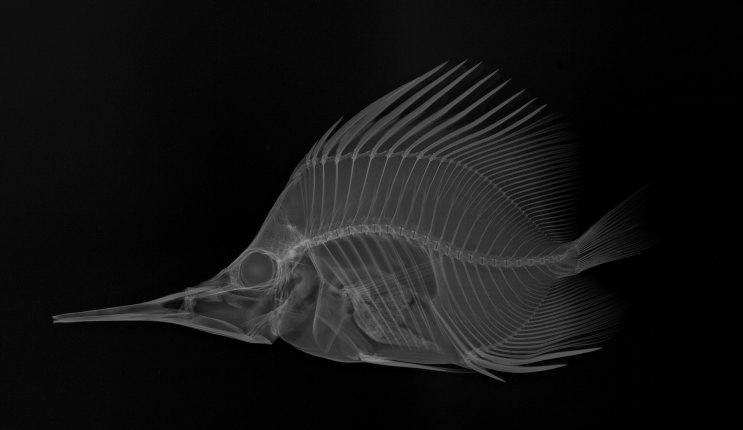
#> input picture OPEN CV/pythonProject/6.Gamma/6-2.jpg, 743 x 430 px
$ python 'gamma adjust.py'
#> lines starting #> are read from the running program, lines starting #| are printed output that depends on the picture
import cv2
import numpy as np
def Gammaadjust(image,gamma_point):
    temporaryimage = np.zeros_like(image)
    for i in range(len(image)):
        temporaryimage[i]=(image[i]/255.0)**(gamma_point)*255
    return temporaryimage


image = cv2.imread("6-2.jpg")
#> image is the input picture: shape (430, 743, 3); min 0, max 153, mean 19.6
gray = cv2.cvtColor(image,cv2.COLOR_BGR2GRAY)


gamma = 2.2
cv2.imshow("gray",gray)
gammaimage0 = Gammaadjust(gray,gamma)
#> after the loop in Gammaadjust, `for i in range(len(image)):`:
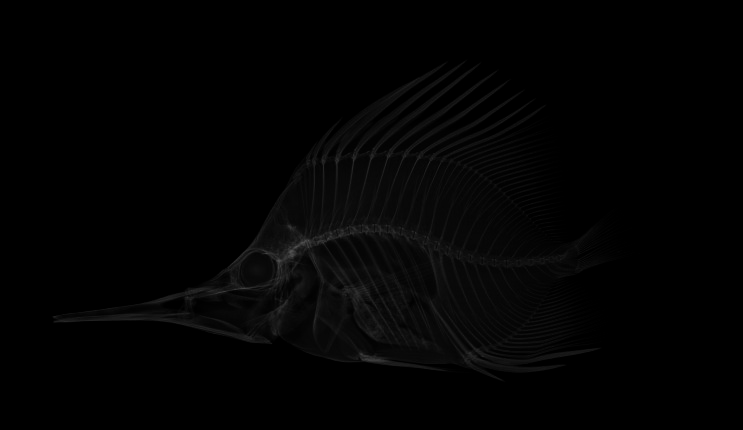
#> temporaryimage: shape (430, 743); min 0, max 82, mean 2.9
cv2.imshow("gammaimage0",gammaimage0)
gammaimage1 = Gammaadjust(gray,0.5)
#> call 2 of Gammaadjust, with gamma_point = 0.5
#> after the loop in Gammaadjust (call 2), `for i in range(len(image)):`:
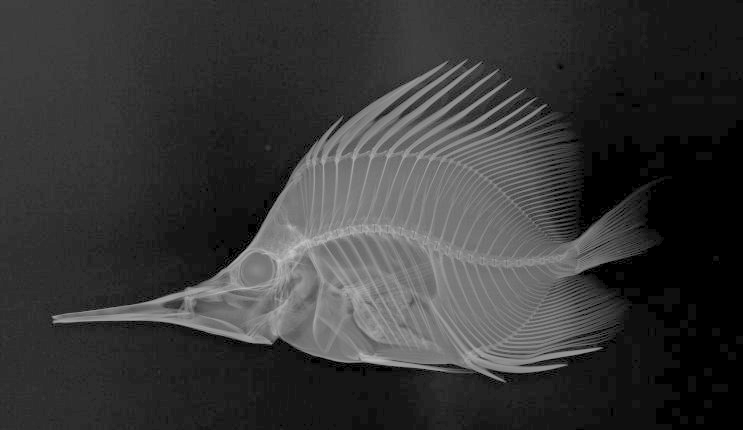
#> temporaryimage: shape (430, 743); min 0, max 197, mean 55.7
cv2.imshow("gammaimage1",gammaimage1)
cv2.waitKey()

$ run again, with OPEN CV/pythonProject/6.Gamma/6-1.jpg copied over OPEN CV/pythonProject/6.Gamma/6-2.jpg
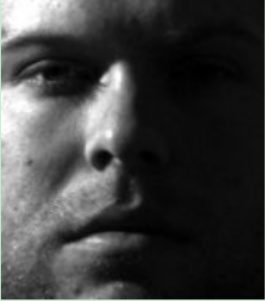
#> input picture OPEN CV/pythonProject/6.Gamma/6-1.jpg, 265 x 301 px
#> image is the input picture: shape (301, 265, 3); mean B, G, R 61.4, 61.7, 61.3
#> after the loop in Gammaadjust, `for i in range(len(image)):`:
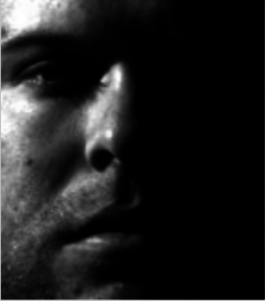
#> temporaryimage: shape (301, 265); min 0, max 255, mean 29.9
#> after the loop in Gammaadjust (call 2), `for i in range(len(image)):`:
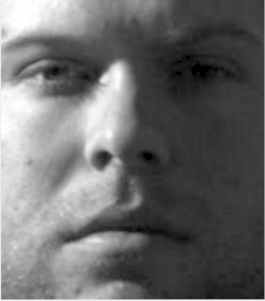
#> temporaryimage: shape (301, 265); min 0, max 255, mean 105.9
